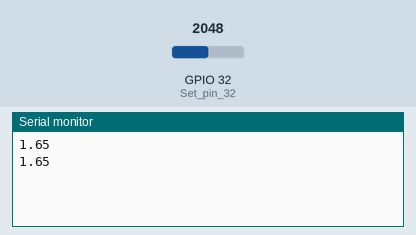
Simulated run of this sketch. Board: ESP32. Parts: the last lines printed to the serial monitor. The inputs (shaded band) are chosen by the test bench; at power-on: GPIO 32 (Set_pin_32) = 2048.

Above: at 1.8 s.
1.9 s: GPIO 32 (Set_pin_32) set to 2866
At 2.8 s:
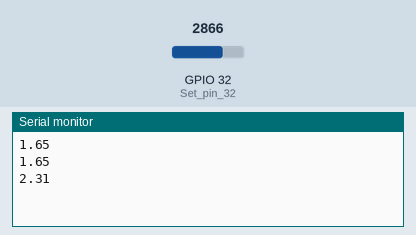
3.4 s: GPIO 32 (Set_pin_32) set to 3603
At 4.5 s:
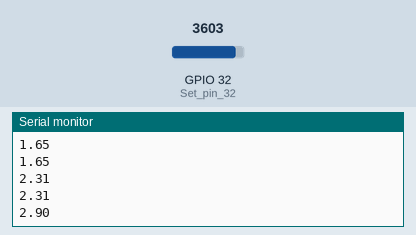
Timing chart, 0 to 6.4 s (numbered marks = the images above; inputs shaded):
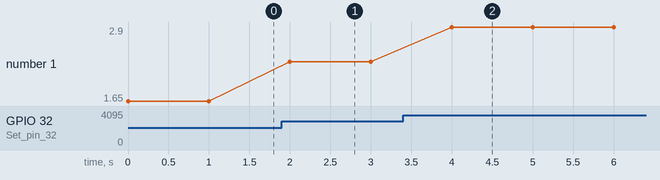

Measured:
- after the input at 1.9 s, the serial monitor: prints a new line after 0.10 s (image 1)
- after the input at 3.4 s, the serial monitor: prints a new line after 0.60 s (image 2)
- plotted number 1: 1.65 → 2.31 after the input at 1.9 s, 2.31 → 2.9 after the input at 3.4 s

The sketch:

CODING_PH_SENSOR_CALIBRATION.ino
```cpp
int pH_Value;
float Voltage;

void setup() {
  Serial.begin(9600);
  pinMode(32, INPUT); // Set pin 32 (A0) as input
}

void loop() {
  pH_Value = analogRead(32); // Read analog value from pin 32 (A0)
  Voltage = pH_Value * (3.3 / 4095.0); // Assuming 3.3V reference voltage, adjust if necessary
  Serial.println(Voltage);
  delay(1000);
}
```
